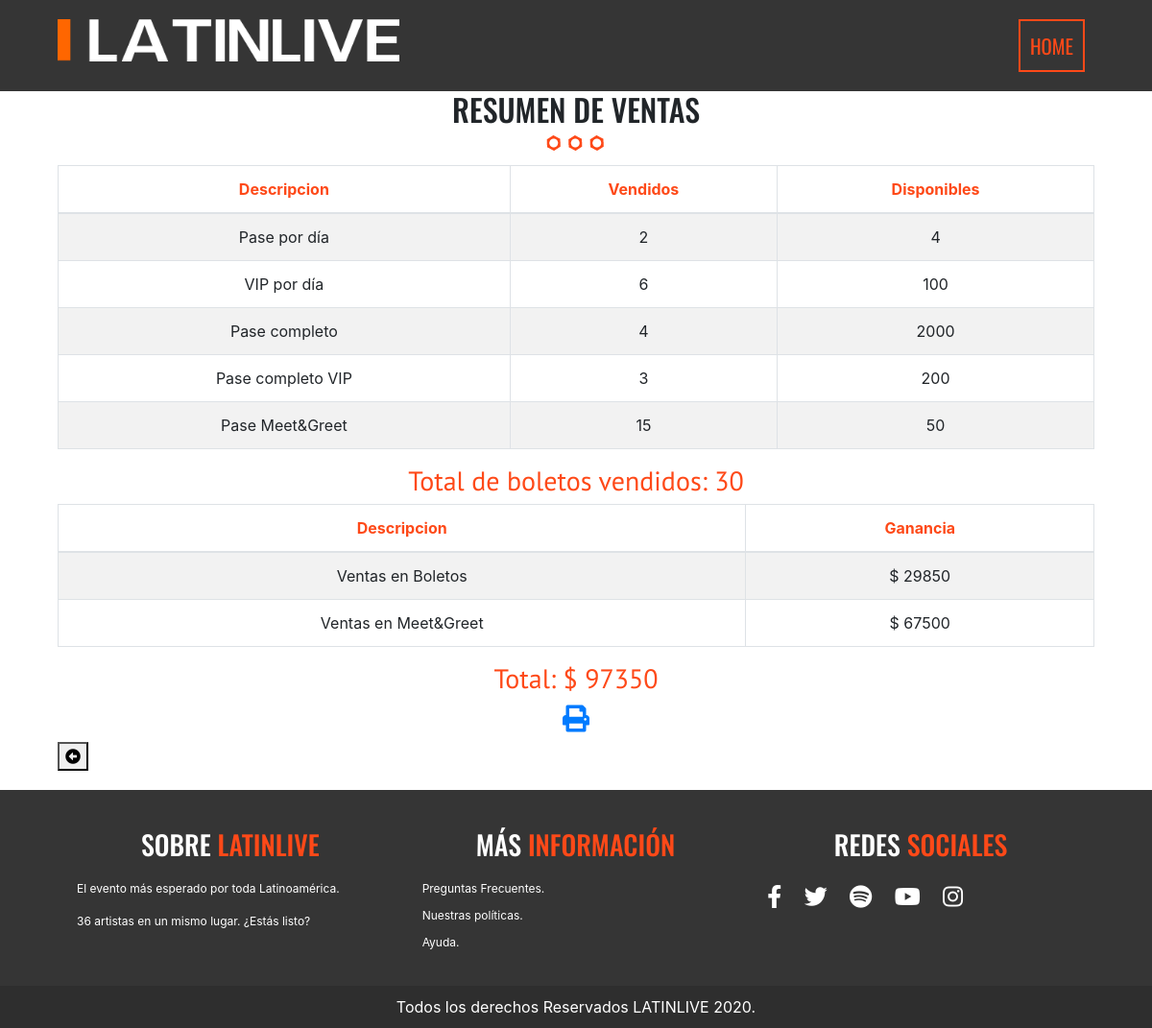
Page /resumen.php on the committed database.
### tables this page shows
CREATE TABLE ticket
(
    ticket_id INT NOT NULL AUTO_INCREMENT,
    ticket_name NVARCHAR(50) NOT NULL,
    price FLOAT(6,2) NOT NULL,
    descr NVARCHAR(255) NOT NULL,
    disp INT NOT NULL,
    PRIMARY KEY(ticket_id)
);

### resumen.php (the view, shortened to what this page needs)
<?php
require 'database.php';
$sql1 = "SELECT * FROM u_history_view";
$stmt1 = $conn->prepare($sql1, array(PDO::ATTR_CURSOR => PDO::CURSOR_SCROLL));
$stmt1 -> execute();
$sql2 = "SELECT count(*) FROM meet_view_user";
$stmt2 = $conn->prepare($sql2, array(PDO::ATTR_CURSOR => PDO::CURSOR_SCROLL));
$stmt2 -> execute();
$sum = $stmt2->fetch(PDO::FETCH_NUM, PDO::FETCH_ORI_NEXT);
$sql3 = "SELECT price FROM ticket WHERE ticket_id=5";
$stmt3 = $conn->prepare($sql3, array(PDO::ATTR_CURSOR => PDO::CURSOR_SCROLL));
$stmt3 -> execute();
$precio = $stmt3->fetch(PDO::FETCH_NUM, PDO::FETCH_ORI_NEXT);
$suma2 = $sum[0] * $precio[0];
while ($row = $stmt1->fetch(PDO::FETCH_NUM, PDO::FETCH_ORI_NEXT)) {
        $suma += $row[5];}
$sql4 = "SELECT count(*) FROM history WHERE ticket_id=1";
$stmt4 = $conn->prepare($sql4, array(PDO::ATTR_CURSOR => PDO::CURSOR_SCROLL));
$stmt4 -> execute();
$boleto1 = $stmt4->fetch(PDO::FETCH_NUM, PDO::FETCH_ORI_NEXT);
$sql5 = "SELECT count(*) FROM history WHERE ticket_id=2";
$stmt5 = $conn->prepare($sql5, array(PDO::ATTR_CURSOR => PDO::CURSOR_SCROLL));
$stmt5 -> execute();
$boleto2 = $stmt5->fetch(PDO::FETCH_NUM, PDO::FETCH_ORI_NEXT);
$sql6 = "SELECT count(*) FROM history WHERE ticket_id=3";
$stmt6 = $conn->prepare($sql6, array(PDO::ATTR_CURSOR => PDO::CURSOR_SCROLL));
$stmt6 -> execute();
$boleto3 = $stmt6->fetch(PDO::FETCH_NUM, PDO::FETCH_ORI_NEXT);
$sql7 = "SELECT count(*) FROM history WHERE ticket_id=4";
$stmt7 = $conn->prepare($sql7, array(PDO::ATTR_CURSOR => PDO::CURSOR_SCROLL));
$stmt7 -> execute();
$boleto4 = $stmt7->fetch(PDO::FETCH_NUM, PDO::FETCH_ORI_NEXT);
$sql8 = "SELECT count(*) FROM meet_user";
$stmt8 = $conn->prepare($sql8, array(PDO::ATTR_CURSOR => PDO::CURSOR_SCROLL));
$stmt8 -> execute();
$boleto5 = $stmt8->fetch(PDO::FETCH_NUM, PDO::FETCH_ORI_NEXT);
$sql9 = "SELECT count(*) FROM history";
$stmt9 = $conn->prepare($sql9, array(PDO::ATTR_CURSOR => PDO::CURSOR_SCROLL));
$stmt9 -> execute();
$total2 = $stmt9->fetch(PDO::FETCH_NUM, PDO::FETCH_ORI_NEXT);
$sql44 = "SELECT disp FROM ticket WHERE ticket_id=1";
$stmt44 = $conn->prepare($sql44, array(PDO::ATTR_CURSOR => PDO::CURSOR_SCROLL));
$stmt44 -> execute();
$disp1 = $stmt44->fetch(PDO::FETCH_NUM, PDO::FETCH_ORI_NEXT);
$sql55 = "SELECT disp FROM ticket WHERE ticket_id=2";
$stmt55 = $conn->prepare($sql55, array(PDO::ATTR_CURSOR => PDO::CURSOR_SCROLL));
$stmt55 -> execute();
$disp2 = $stmt55->fetch(PDO::FETCH_NUM, PDO::FETCH_ORI_NEXT);
$sql66 = "SELECT disp FROM ticket WHERE ticket_id=3";
$stmt66 = $conn->prepare($sql66, array(PDO::ATTR_CURSOR => PDO::CURSOR_SCROLL));
$stmt66 -> execute();
$disp3 = $stmt66->fetch(PDO::FETCH_NUM, PDO::FETCH_ORI_NEXT);
$sql77 = "SELECT disp FROM ticket WHERE ticket_id=4";
$stmt77 = $conn->prepare($sql77, array(PDO::ATTR_CURSOR => PDO::CURSOR_SCROLL));
$stmt77 -> execute();
$disp4 = $stmt77->fetch(PDO::FETCH_NUM, PDO::FETCH_ORI_NEXT);
$sql10 = "SELECT disp FROM ticket WHERE ticket_id=5";
$stmt10 = $conn->prepare($sql10, array(PDO::ATTR_CURSOR => PDO::CURSOR_SCROLL));
$stmt10 -> execute();
$disp5 = $stmt10->fetch(PDO::FETCH_NUM, PDO::FETCH_ORI_NEXT);
?>
<!doctype html>
<html class="no-js" lang="">
<head>
  <link rel="stylesheet" href="css/normalize.css">
  <link rel="stylesheet" href="css/main.css">
  <link rel="stylesheet" href="css/all.css">
  <link rel="stylesheet" href="https://stackpath.bootstrapcdn.com/bootstrap/4.3.1/css/bootstrap.min.css">
</head>
<body>
  <div class="barra">
    <div class="contenedor clearfix">
      <div class="logo">
        <img src="img/logo1.png" alt="logo latinlive">
      </div>
      <nav class="navegacion-principal clearfix">
      <a href="planner.php">Home</a>
      </nav>
    </div>
  </div>
  <section class="contenedor">
    <h2>Resumen de ventas</h2>
  </section>
    <section class="contenedor">
    <section class="caja-lista">
    <table class="table tablasc table-striped table-bordered">
 						<thead>
                         <tr>
                          <th>Descripcion</th>
                          <th>Vendidos</th>
                          <th>Disponibles</th>
                        </tr>
                        </thead>
 						<tr>
                            <td>Pase por día</td>
                            <td><?php echo $boleto1[0];?></td>
                            <td><?php echo $disp1[0];?></td>
                        </tr>
                        <tr>
                            <td>VIP por día</td>
                            <td><?php echo $boleto2[0];?></td>
                            <td><?php echo $disp2[0];?></td>
                        </tr>
                        <tr>
                            <td>Pase completo</td>
                            <td><?php echo $boleto3[0];?></td>
                            <td><?php echo $disp3[0];?></td>
                        </tr>
                        <tr>
                            <td>Pase completo VIP</td>
                            <td><?php echo $boleto4[0];?></td>
                            <td><?php echo $disp4[0];?></td>
                        </tr>
                        <tr>
                            <td>Pase Meet&Greet</td>
                            <td><?php echo $boleto5[0];?></td>
                            <td><?php echo $disp5[0];?></td>
                        </tr>
    </table>
        <?php $boletos = $total2[0] + $boleto5[0];?>
        <h3>Total de boletos vendidos: <?php echo $boletos; ?></h3>
    </section>
    <section class="caja-lista">
    <table class="table tablasc table-striped table-bordered">
 						<thead>
                         <tr>
                          <th>Descripcion</th>
                          <th>Ganancia</th>
                        </tr>
                        </thead>
 						<tr>
                            <td>Ventas en Boletos</td>
                            <td>$ <?php echo $suma;?></td>
                        </tr>
                        <tr>
                            <td>Ventas en Meet&Greet</td>
                            <td>$ <?php echo $suma2;?></td>
                        </tr>
    </table>
        <?php $total = $suma + $suma2;?>
        <h3>Total: $ <?php echo $total; ?><h3>
        <a href="fpdf/tutorial/resumenpdf.php"><i class="fas fa-print"></i></a>
    </section>
  </section>
  <div class="contenedor">
    <button type="button" onClick="location.href='Histplan.php'"><i class="fas fa-arrow-alt-circle-left"></i></button>
    </div>
    <footer class="site-footer">
    <div class="contenedor clearfix">
      <div class="footer-informacion">
          <h3>Sobre<span> latinlive</span></h3>
          <p>El evento más esperado por toda Latinoamérica.</p>
          <p>36 artistas en un mismo lugar. ¿Estás listo?</p>
      </div>
      <div class="ultimos-tweets">
          <h3>Más<span> información</span></h3>
          <ul>
                <li>Preguntas Frecuentes.</li>
                <li>Nuestras políticas.</li>
                <li>Ayuda.</li>
          </ul>
      </div>
      <div class="menu">
          <h3>Redes<span> Sociales</span></h3>
          <nav class="redes-sociales">
          <nav class="redes-sociales">
        <a href="https://www.facebook.com/marijo.avi19"><i class="fab fa-facebook-f"></i></a>
              <a href="https://twitter.com/1903Guzman"><i class="fab fa-twitter"></i></a>
              <a href="https://www.pinterest.com.mx/pin/401875966739474515/"><i class="fab fa-spotify"></i></a>
              <a href="https://www.youtube.com/watch?v=HjVEFk9H6gs"><i class="fab fa-youtube"></i></a>
              <a href="https://www.instagram.com/mariajose_19031/?hl=es-la"><i class="fab fa-instagram"></i></a>
        </nav>
      </div>
    </div>
    <p class="copyright">Todos los derechos Reservados LATINLIVE 2020.</p>
  </footer>
</body>
</html>

### css/main.css (style rules this page uses)
html { color: #222; font-size: 1em; line-height: 1.4; }
audio, canvas, iframe, img, svg, video { vertical-align: middle; }
html { box-sizing: border-box; }
*,*:before,*:after { box-sizing: inherit; }
body { background-color: #f2f2f2; font-family: 'Open Sans', sans-serif; }
.contenedor { width: 95%; margin: 0 auto; }
@media only screen and (min-width:480px) { .contenedor { width: 95%; } }
@media only screen and (min-width:768px) { .contenedor { width: 90%; } }
@media only screen and (min-width:992px) { .contenedor { width: 90%; max-width: 1100px; } }
h2 { font-family: 'Oswald', sans-serif; font-size: 2.4em; text-transform: uppercase; text-align: center; }
h2::after { content: ''; margin: 0 auto; background-image: url(../img/separador.png); height: 30px; width: 100px; display: block; }
h3 { font-size: 1.8em; color: #fe4918; font-family: 'PT Sans', sans-serif; margin: 0; text-align: center; }
ul { list-style: none; margin: 0; padding: 0; }
nav.redes-sociales { text-align: center; }
nav.redes-sociales a { color: #ffffff; font-size: 2em; margin-right: 20px; }
nav.redes-sociales a:last-child { margin-right: 0; }
div.barra { background-color: #353535; padding: 20px 0; }
div.logo { width: 80%; float: left; }
div.logo img { width: 100%; }
@media only screen and (min-width:768px) { div.logo { width: 33%; } }
nav.navegacion-principal { display: none; width: 100%; }
nav.navegacion-principal a { font-family: 'Oswald', sans-serif; color: #ffffff; font-size: 1.3em; text-transform: uppercase; text-decoration: none; transition: all .3s ease; width: 100%; display: block; text-align: center; margin-bottom: 20px; clear: both; }
nav.navegacion-principal a:last-child { border: 2px solid #fe4918; color: #fe4918; }
@media only screen and (min-width:768px) { nav.navegacion-principal { width: 67%; float: right; text-align: right; display: block; } }
@media only screen and (min-width:768px) { nav.navegacion-principal a { padding: 10px 10px; display: inline-block; width: auto; display: inline-block; text-align: center; margin: 0 10px 0 0; } }
footer { background-color: #353535; padding-top: 40px; margin-top: 20px; }
footer .contenedor > div { color: #ffffff; padding: 0px 20px; font-size: 12px; text-align: justify; }
@media only screen and (min-width:768px) { footer .contenedor > div { width: 33.3%; float: left; } }
footer h3 { color: #ffffff; text-transform: uppercase; font-family: 'Oswald', sans-serif; margin-bottom: 20px; }
footer h3 span { color: #fe4918; }
footer .ultimos-tweets li { margin-bottom: 10px; }
footer nav.redes-sociales { text-align: left; }
p.copyright { background-color: #2e2e2e; color: #ffffff; padding: 10px 0; margin: 20px 0 0 0; text-align: center; }
.tablasc { text-align: center; margin: 0 auto; }
.tablasc th { text-align: center; color: #fe4918; }
.clearfix:before, .clearfix:after { content: " "; display: table; }
.clearfix:after { clear: both; }

### css/all.css (style rules this page uses)
.fa, .fas, .far, .fal, .fab { -moz-osx-font-smoothing: grayscale; -webkit-font-smoothing: antialiased; display: inline-block; font-style: normal; font-variant: normal; text-rendering: auto; line-height: 1; }
.fa-arrow-alt-circle-left:before { content: "\f359"; }
.fa-facebook-f:before { content: "\f39e"; }
.fa-instagram:before { content: "\f16d"; }
.fa-print:before { content: "\f02f"; }
.fa-spotify:before { content: "\f1bc"; }
.fa-twitter:before { content: "\f099"; }
.fa-youtube:before { content: "\f167"; }
.fab { font-family: 'Font Awesome 5 Brands'; }
.fa, .fas { font-family: 'Font Awesome 5 Free'; font-weight: 900; }

### rows in the picture
ticket: disp "4"
ticket: disp "100"
ticket: disp "2000"
ticket: disp "200"
ticket: disp "50"

### other values in the picture
$boleto1[0] "2"
$boleto2[0] "6"
$boleto4[0] "3"
$boleto5[0] "15"
$boletos "30"
$suma "29850"
$suma2 "67500"
$total "97350"
